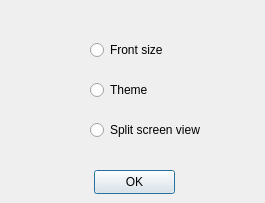
<?xml version="1.0" encoding="UTF-8"?>
<ui version="4.0">
 <class>EditorSettings</class>
 <widget class="QDialog" name="EditorSettings">
  <property name="geometry">
   <rect>
    <x>0</x>
    <y>0</y>
    <width>265</width>
    <height>203</height>
   </rect>
  </property>
  <property name="windowTitle">
   <string>Dialog</string>
  </property>
  <widget class="QPushButton" name="pbOK">
   <property name="geometry">
    <rect>
     <x>94</x>
     <y>170</y>
     <width>81</width>
     <height>24</height>
    </rect>
   </property>
   <property name="text">
    <string>OK</string>
   </property>
  </widget>
  <widget class="QRadioButton" name="rbFontSize">
   <property name="geometry">
    <rect>
     <x>90</x>
     <y>40</y>
     <width>89</width>
     <height>20</height>
    </rect>
   </property>
   <property name="text">
    <string>Front size</string>
   </property>
  </widget>
  <widget class="QRadioButton" name="rbTheme">
   <property name="geometry">
    <rect>
     <x>90</x>
     <y>80</y>
     <width>89</width>
     <height>20</height>
    </rect>
   </property>
   <property name="text">
    <string>Theme</string>
   </property>
  </widget>
  <widget class="QRadioButton" name="rbSplitScreenView">
   <property name="geometry">
    <rect>
     <x>90</x>
     <y>120</y>
     <width>111</width>
     <height>20</height>
    </rect>
   </property>
   <property name="text">
    <string>Split screen view</string>
   </property>
  </widget>
 </widget>
 <resources/>
 <connections/>
</ui>
